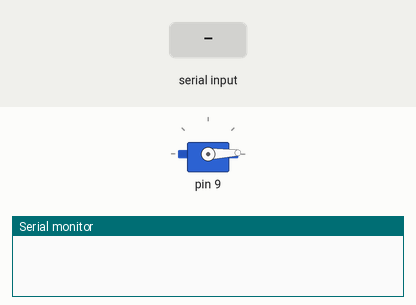
A sketch run on a simulated Arduino Uno, built with avr-gcc and run on an emulated ATmega328P. On the bench: servo, the last lines printed to the serial monitor. The inputs (shaded band) are chosen by the test bench.

Above: at 1.2 s.
1.3 s: "2\n" received over Serial
At 1.76 s:
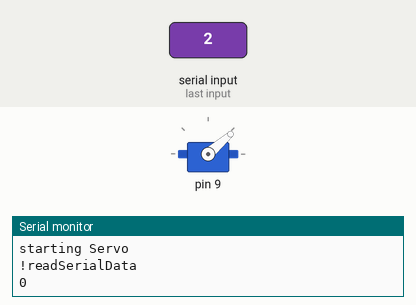
4.3 s: "4\n" received over Serial
7.3 s: "3\n" received over Serial
At 7.62 s:
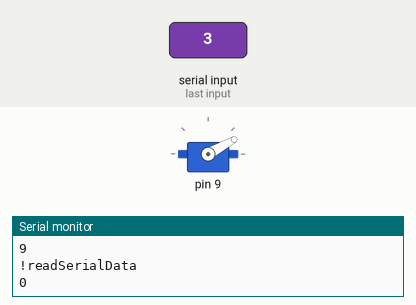
10.3 s: "5\n" received over Serial
13.3 s: "5\n" received over Serial
At 15.76 s:
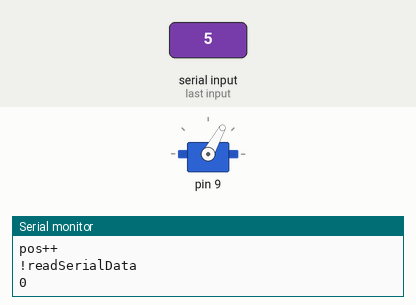
Timing chart, 0 to 17.3 s (numbered marks = the images above; inputs shaded):
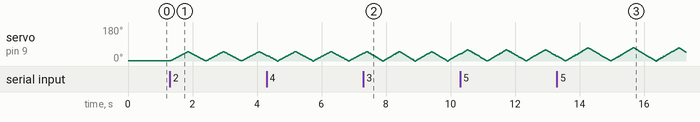

The sketch:

cc_twitterCat2.ino
```cpp
/*****************************
Creation Computation: Messaging
Twitter Cat Toy = you can play w/ bug the cat through twitter.
Nadine Lessio and Bijun Chen
******************************/

#include <Servo.h>

byte incomingByte;            // from python
int command = 0;              // command (1 = open, 2 = close)
int startServo = 0;

boolean isRunning = false;
int thePos = 0;
int theInterval = 0;

boolean speedIncrease = false;

// Using a Class because I should learn some more things about classes.

class Sweeper
{
  Servo servo;                // the servo
  int pos;                    // current servo position
  int increment;              // increment to move for each interval
  int  updateInterval;        // interval between updates
  unsigned long lastUpdate;   // last update of position

public:
  Sweeper(int interval)
  {
    updateInterval = interval;    // starting interval = 3
    increment = 1;
  }

  void Attach(int pin)
  {
    servo.attach(pin);          // what pin is the servo on?
  }

  void Detach()
  {
    servo.detach();             // remove servo?
  }

  void SweepIt(int highPos, int updateInterval)
  {
    if((millis() - lastUpdate) > updateInterval)  // time to update
    {
      lastUpdate = millis();                      // set last to current millis
      pos += increment;                           // incriment the position by X
      servo.write(pos);
      //Serial.println(pos);                        // print it
      //Serial.println(updateInterval);
      if ((pos >= highPos) || (pos <= 0))           // end of sweep
      {
        // reverse direction
        increment = -increment;
      }
    }
  }

  void Close(){
    servo.write(2);                           // set the servo to zero (turn it off)
  }

};

Sweeper sweeper1(5);        // initiate servo and pass the interval between each sweep update

void setup()
{
  Serial.begin(9600);       // begin serial communication
  Serial.setTimeout(20);    // set the timeout, the default is 1 second which is nuts.
  sweeper1.Attach(9);       // attach servo pin pas to Sweeper class
  sweeper1.Close();         // reset the servo
}

void loop()
{
  readSerialData();
  if(isRunning){
    sweeper1.SweepIt(thePos,theInterval);
  } else{
    sweeper1.Close();
  }


}

void readSerialData(){
  if (Serial.available() > 0) {

    incomingByte = Serial.parseInt();   // use if testing from arduino input
    //incomingByte = Serial.read();         // use if live
    command = incomingByte;
    startServo = command;
    Serial.println("!readSerialData");
    Serial.println(startServo);
    servoLogic();
  }
}

void servoLogic(){
  // In here so that it only exectues once rather than looping.


  /******************************
  servo commands:
  2 = start (default to small sweep)
  3 = increase speed
  4 = decrease speed
  5 = increase positioning
  6 = decrease positiing
  7 = close.
  ****************************/

  if(startServo == 2){
    Serial.println("starting Servo");
    // set initial angle and speed, which is small and slow.
    theInterval = 10;
    thePos = 50;
    isRunning = true;
  }

  // set the upper and lower bounds for speed. Pos is in the class.

  if(theInterval <= 3){
    theInterval = 3;
  }else if(theInterval >= 10){
    theInterval = 10;
  }

  // set the servo logic if it is running
  if(isRunning){
    if(startServo == 4){
      // decrease the speed by increasing the interval of the sweep
      theInterval++;
      Serial.println("speed--:");
      Serial.println(theInterval);
    } else if(startServo == 3){
      // increase the speed by decreasing the interval of the sweep.
      theInterval--;
      Serial.println("speed++");
      Serial.println(theInterval);
    }else if(startServo == 5){
      // increase the servo position by 10.
      thePos+=10;
      Serial.println("pos++");
      //Serial.println(thePos);
    } else if(startServo == 6){
      // decrease the servo position by 20. This is for "wind down" afer X number of tweets.
      thePos-=10;
      Serial.println("pos--");
      Serial.println(thePos);
    } else if(startServo == 7){
      // shut it off.
      isRunning = false;
    }
  }
  // print the interval and pos
  //Serial.println(theInterval);
  //Serial.println(thePos);


}
```
